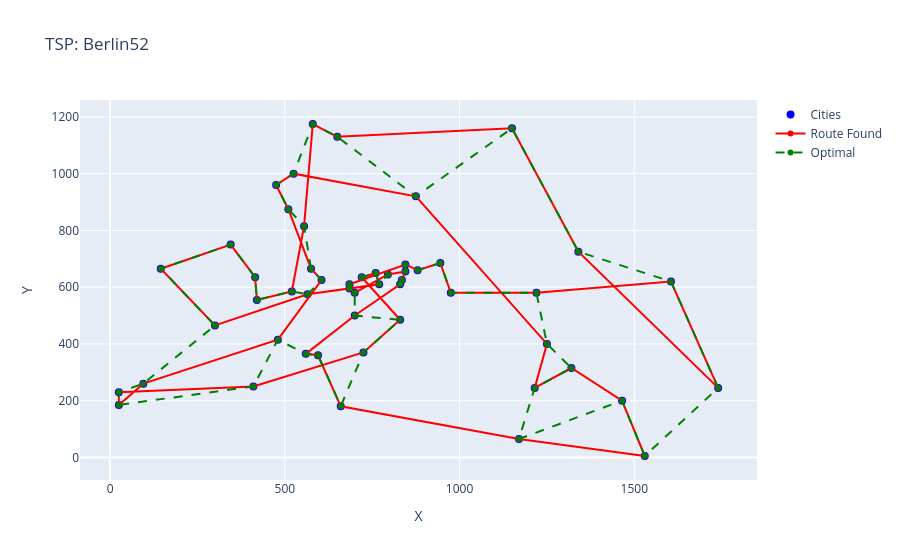

Write notebook code for a chart like this one.
### Code cell
tsp.plot(show_optimal=True, solution=
         best_solutions['Permutation'])
